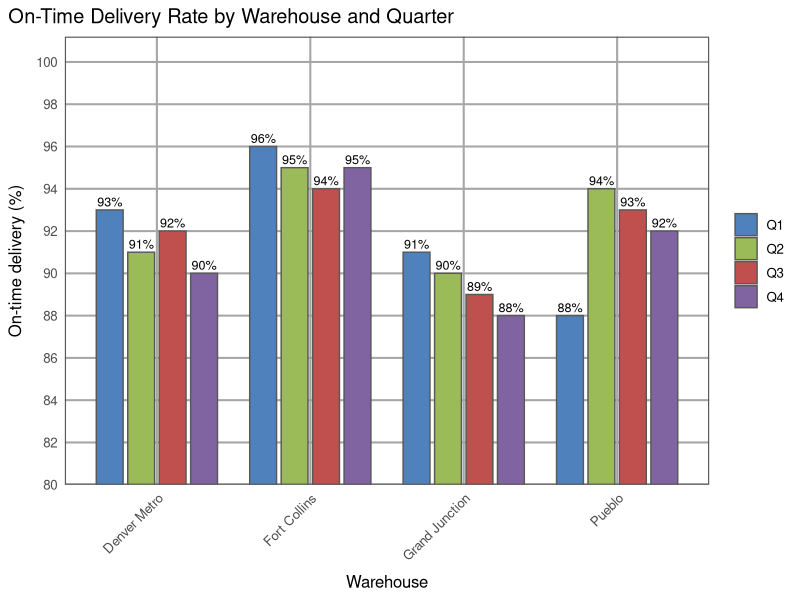
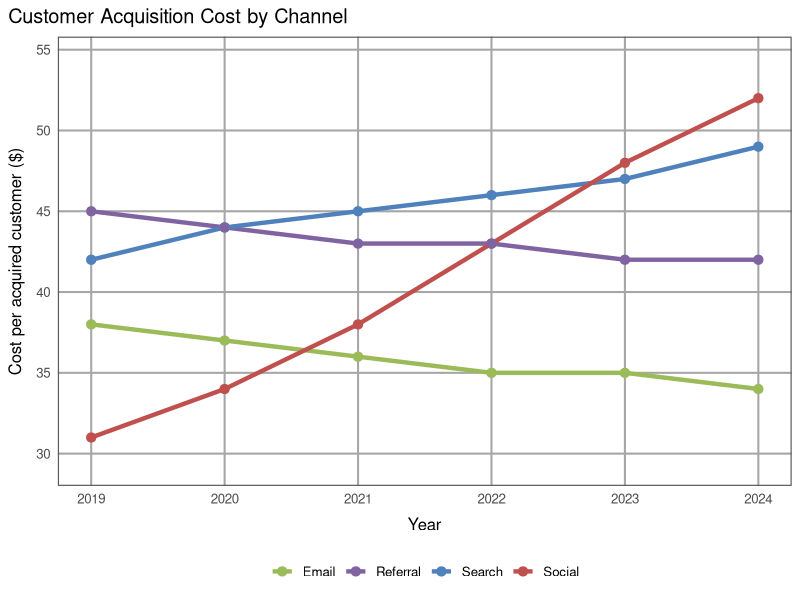

Recreate these plots in R, in order.
## ---- chunk 1
#| include: false

library(ggplot2)

accent <- "#C8C372"

handout_theme <- theme_minimal(base_size = 12) +
  theme(
    plot.background = element_rect(fill = "white", color = NA),
    panel.background = element_rect(fill = "white", color = NA),
    panel.grid.minor = element_blank(),
    legend.title = element_blank(),
    legend.background = element_rect(fill = "white", color = NA),
    plot.title.position = "plot",
    axis.title.x = element_text(margin = margin(t = 8)),
    axis.title.y = element_text(margin = margin(r = 8))
  )
## ---- chunk 2
#| echo: false
#| warning: false
#| message: false
#| fig-width: 6.8
#| fig-height: 4.4

activity_a <- data.frame(
  warehouse = rep(c("Fort Collins", "Denver Metro", "Pueblo", "Grand Junction"), each = 4),
  quarter = rep(c("Q1", "Q2", "Q3", "Q4"), times = 4),
  rate = c(96, 95, 94, 95, 93, 91, 92, 90, 88, 94, 93, 92, 91, 90, 89, 88)
)

ggplot(activity_a, aes(x = warehouse, y = rate, fill = quarter)) +
  geom_col(position = position_dodge(width = 0.82), width = 0.7, color = "gray35") +
  geom_text(
    aes(label = paste0(rate, "%")),
    position = position_dodge(width = 0.82),
    vjust = -0.35,
    size = 3.2
  ) +
  scale_fill_manual(values = c("Q1" = "#4F81BD", "Q2" = "#9BBB59", "Q3" = "#C0504D", "Q4" = "#8064A2")) +
  scale_y_continuous(
    breaks = seq(80, 100, 2),
    expand = expansion(mult = c(0, 0.06))
  ) +
  coord_cartesian(ylim = c(80, 100)) +
  labs(
    title = "On-Time Delivery Rate by Warehouse and Quarter",
    x = "Warehouse",
    y = "On-time delivery (%)"
  ) +
  handout_theme +
  theme(
    panel.grid.major = element_line(color = "gray65", linewidth = 0.7),
    axis.text.x = element_text(angle = 45, hjust = 1),
    legend.position = "right",
    panel.border = element_rect(color = "gray35", fill = NA, linewidth = 0.8)
  )
## ---- chunk 3
#| echo: false
#| warning: false
#| message: false
#| fig-width: 6.8
#| fig-height: 4.4

activity_b <- data.frame(
  year = rep(2019:2024, 4),
  channel = rep(c("Search", "Email", "Social", "Referral"), each = 6),
  cost = c(42, 44, 45, 46, 47, 49,
           38, 37, 36, 35, 35, 34,
           31, 34, 38, 43, 48, 52,
           45, 44, 43, 43, 42, 42)
)

ggplot(activity_b, aes(x = year, y = cost, color = channel, group = channel)) +
  geom_line(linewidth = 1.5) +
  geom_point(size = 2.8) +
  scale_color_manual(
    values = c(
      "Search" = "#4F81BD",
      "Email" = "#9BBB59",
      "Social" = "#C0504D",
      "Referral" = "#8064A2"
    )
  ) +
  scale_x_continuous(breaks = 2019:2024) +
  scale_y_continuous(
    limits = c(28, 55),
    breaks = seq(30, 55, 5),
    expand = expansion(mult = c(0, 0.03))
  ) +
  labs(
    title = "Customer Acquisition Cost by Channel",
    x = "Year",
    y = "Cost per acquired customer ($)"
  ) +
  handout_theme +
  theme(
    panel.grid.major = element_line(color = "gray65", linewidth = 0.7),
    legend.position = "bottom",
    panel.border = element_rect(color = "gray35", fill = NA, linewidth = 0.8)
  )
